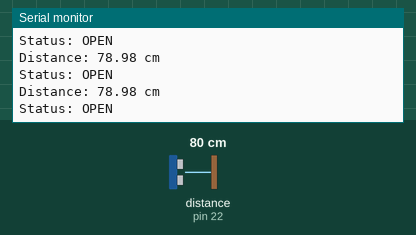
Recording of a sketch running on a simulated Arduino Mega 2560, built with avr-gcc and run on an emulated ATmega2560. On the bench: the last lines printed to the serial monitor. Wiring (inferred from the names in the program): ultrasonic range finder: trigger pin 23; echo pin 22. The inputs (shaded band) are chosen by the test bench; at power-on: distance to the obstacle (sensor on pin 22) 80 cm. The echo pulse lasts 58.3 µs per cm.

Above: at 1.3 s.
1.4 s: distance to the obstacle (sensor on pin 22) set to 8 cm
At 1.83 s:
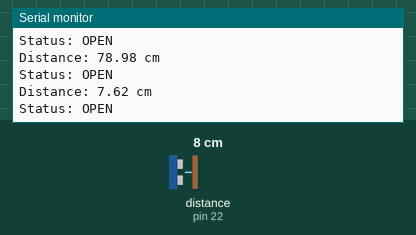
2.9 s: distance to the obstacle (sensor on pin 22) set to 5 cm
At 3.34 s:
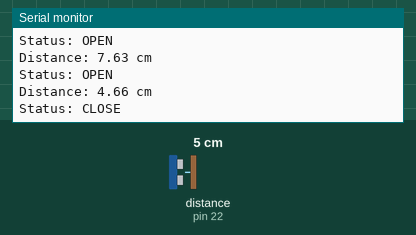
Timing chart, 0 to 5.9 s (numbered marks = the images above; inputs shaded):
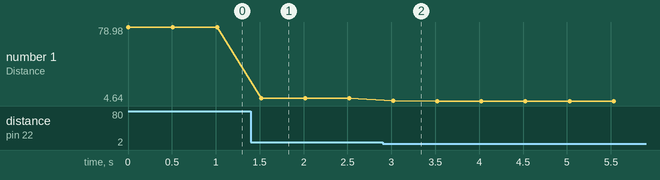

The sketch:

HC_SR04_02_openClose.ino
```cpp
#define TRIG 23
#define ECHO 22

void setup() {
  Serial.begin(9600);
  pinMode(TRIG, OUTPUT);
  pinMode(ECHO, INPUT);
}

void loop() {
  // 초음파 신호 발사
  digitalWrite(TRIG, LOW);
  digitalWrite(TRIG, HIGH);
  digitalWrite(TRIG, LOW);

  // 반사 시간 측정
  long t = pulseIn(ECHO, HIGH);
  float d = t * 0.034 / 2;   // 거리 계산 (cm)

  // 거리 출력
  Serial.print("Distance: ");
  Serial.print(d);
  Serial.println(" cm");

  // 문 열림 / 닫힘 조건
  if (d >= 6)
  {
    Serial.println("Status: OPEN");
  }
  else
  {
    Serial.println("Status: CLOSE");
  }

  delay(500);
}
```

Measured:
- the behaviour switches between 7 and 6 cm on distance to the obstacle (sensor on pin 22) (found by bisection; images 1 and 2)
- after the input at 1.4 s, the serial monitor: prints a new line after 0.12 s (image 1)
- after the input at 2.9 s, the serial monitor: prints a new line after 0.12 s (image 2)
- plotted number 1: 78.98 → 7.63 after the input at 1.4 s, 7.63 → 4.64 after the input at 2.9 s
